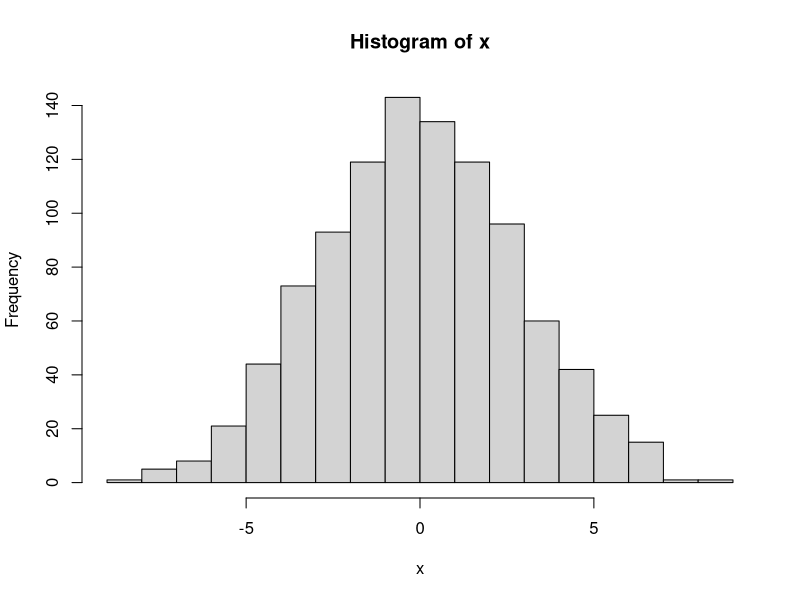
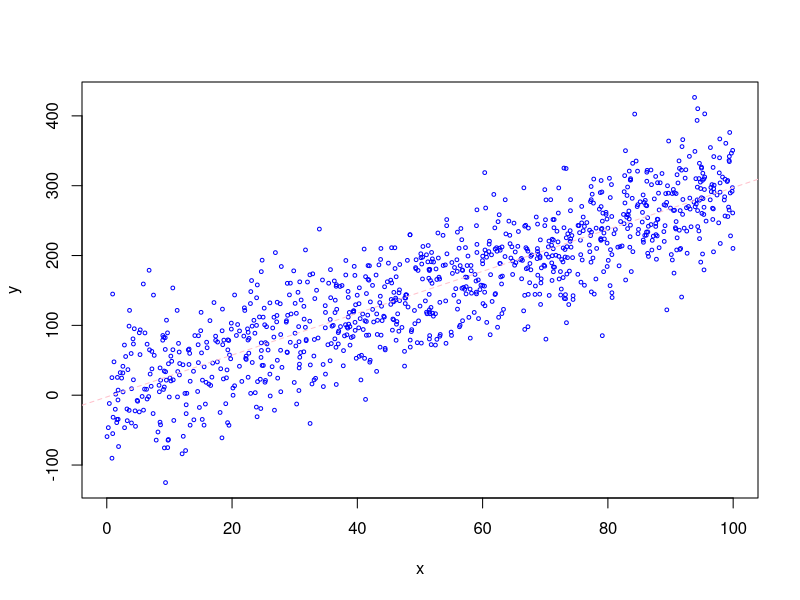

Generate these figures, in order, with R:
###this script creates data and a few plots.

x <- rnorm(n = 1000, mean=0, sd=3)
hist(x, nclass=20)

###
m <- 3
b <- -2
eps <- rnorm(1000,mean=0,sd=50)

x <- runif(1000, 0,100)
y <- m*x+b+eps

plot(x,y, cex=.5, col="blue")
########
abline(lm(y~x), lty=2, col="pink")


## hey guys, how's it going?

##Alexander's comment
